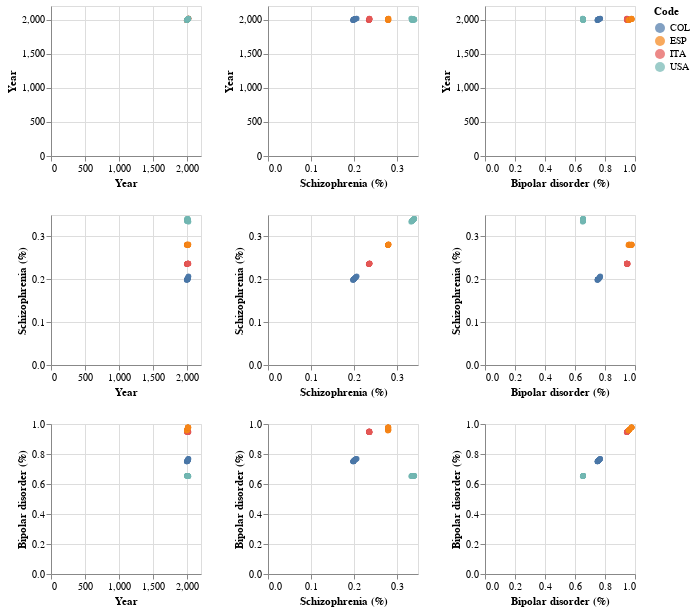

The cell this chart's notebook holds for it:
### Code cell
alt.Chart(df_mhd_countries).mark_circle().encode(
    alt.X(alt.repeat("column"), type='quantitative'),
    alt.Y(alt.repeat("row"), type='quantitative'),
    color='Code:N'
).properties(
    width=150,
    height=150
).repeat(
    row=['Year', 'Schizophrenia (%)', 'Bipolar disorder (%)'],
    column=['Year', 'Schizophrenia (%)', 'Bipolar disorder (%)']
)

### Figure 1 — Vega-Lite specification as saved in the notebook (floating-point values rounded to 4 significant figures)
{"config": {"view": {"continuousWidth": 400, "continuousHeight": 300}}, "repeat": {"column": ["Year", "Schizophrenia (%)", "Bipolar disorder (%)"], "row": ["Year", "Schizophrenia (%)", "Bipolar disorder (%)"]}, "spec": {"data": {"name": "data-537f72dcac7ca8baa048591827e8aeb2"}, "mark": "circle", "encoding": {"color": {"field": "Code", "type": "nominal"}, "x": {"field": {"repeat": "column"}, "type": "quantitative"}, "y": {"field": {"repeat": "row"}, "type": "quantitative"}}, "height": 150, "width": 150}, "$schema": "https://vega.github.io/schema/vega-lite/v4.17.0.json", "datasets": {"data-537f72dcac7ca8baa048591827e8aeb2": [{"Entity": "Colombia", "Code": "COL", "Year": 1990, "Schizophrenia (%)": 0.198, "Bipolar disorder (%)": 0.7492, "Eating disorders (%)": 0.2098, "Anxiety disorders (%)": 2.618, "Drug use disorders (%)": 0.9484, "Depression (%)": 2.268, "Alcohol use disorders (%)": 1.409}, {"Entity": "Colombia", "Code": "COL", "Year": 1991, "Schizophrenia (%)": 0.1985, "Bipolar disorder (%)": 0.7497, "Eating disorders (%)": 0.2108, "Anxiety disorders (%)": 2.618, "Drug use disorders (%)": 0.9449, "Depression (%)": 2.281, "Alcohol use disorders (%)": 1.426}, {"Entity": "Colombia", "Code": "COL", "Year": 1992, "Schizophrenia (%)": 0.199, "Bipolar disorder (%)": 0.7501, "Eating disorders (%)": 0.2116, "Anxiety disorders (%)": 2.62, "Drug use disorders (%)": 0.943, "Depression (%)": 2.293, "Alcohol use disorders (%)": 1.443}, {"Entity": "Colombia", "Code": "COL", "Year": 1993, "Schizophrenia (%)": 0.1993, "Bipolar disorder (%)": 0.7504, "Eating disorders (%)": 0.2124, "Anxiety disorders (%)": 2.622, "Drug use disorders (%)": 0.941, "Depression (%)": 2.305, "Alcohol use disorders (%)": 1.462}, {"Entity": "Colombia", "Code": "COL", "Year": 1994, "Schizophrenia (%)": 0.1996, "Bipolar disorder (%)": 0.7508, "Eating disorders (%)": 0.2132, "Anxiety disorders (%)": 2.624, "Drug use disorders (%)": 0.9398, "Depression (%)": 2.316, "Alcohol use disorders (%)": 1.481}, {"Entity": "Colombia", "Code": "COL", "Year": 1995, "Schizophrenia (%)": 0.1998, "Bipolar disorder (%)": 0.7511, "Eating disorders (%)": 0.2142, "Anxiety disorders (%)": 2.627, "Drug use disorders (%)": 0.9388, "Depression (%)": 2.328, "Alcohol use disorders (%)": 1.5}, {"Entity": "Colombia", "Code": "COL", "Year": 1996, "Schizophrenia (%)": 0.1998, "Bipolar disorder (%)": 0.7513, "Eating disorders (%)": 0.2148, "Anxiety disorders (%)": 2.637, "Drug use disorders (%)": 0.9397, "Depression (%)": 2.339, "Alcohol use disorders (%)": 1.524}, {"Entity": "Colombia", "Code": "COL", "Year": 1997, "Schizophrenia (%)": 0.1996, "Bipolar disorder (%)": 0.7513, "Eating disorders (%)": 0.2152, "Anxiety disorders (%)": 2.657, "Drug use disorders (%)": 0.9401, "Depression (%)": 2.354, "Alcohol use disorders (%)": 1.553}, {"Entity": "Colombia", "Code": "COL", "Year": 1998, "Schizophrenia (%)": 0.1995, "Bipolar disorder (%)": 0.7513, "Eating disorders (%)": 0.216, "Anxiety disorders (%)": 2.681, "Drug use disorders (%)": 0.9423, "Depression (%)": 2.369, "Alcohol use disorders (%)": 1.582}, {"Entity": "Colombia", "Code": "COL", "Year": 1999, "Schizophrenia (%)": 0.1993, "Bipolar disorder (%)": 0.7514, "Eating disorders (%)": 0.2163, "Anxiety disorders (%)": 2.701, "Drug use disorders (%)": 0.9454, "Depression (%)": 2.384, "Alcohol use disorders (%)": 1.605}, {"Entity": "Colombia", "Code": "COL", "Year": 2000, "Schizophrenia (%)": 0.1993, "Bipolar disorder (%)": 0.7517, "Eating disorders (%)": 0.217, "Anxiety disorders (%)": 2.71, "Drug use disorders (%)": 0.9489, "Depression (%)": 2.395, "Alcohol use disorders (%)": 1.617}, {"Entity": "Colombia", "Code": "COL", "Year": 2001, "Schizophrenia (%)": 0.1995, "Bipolar disorder (%)": 0.7523, "Eating disorders (%)": 0.2173, "Anxiety disorders (%)": 2.713, "Drug use disorders (%)": 0.958, "Depression (%)": 2.405, "Alcohol use disorders (%)": 1.618}, {"Entity": "Colombia", "Code": "COL", "Year": 2002, "Schizophrenia (%)": 0.1996, "Bipolar disorder (%)": 0.7529, "Eating disorders (%)": 0.2185, "Anxiety disorders (%)": 2.716, "Drug use disorders (%)": 0.9756, "Depression (%)": 2.412, "Alcohol use disorders (%)": 1.614}, {"Entity": "Colombia", "Code": "COL", "Year": 2003, "Schizophrenia (%)": 0.1999, "Bipolar disorder (%)": 0.7536, "Eating disorders (%)": 0.2194, "Anxiety disorders (%)": 2.719, "Drug use disorders (%)": 0.9963, "Depression (%)": 2.421, "Alcohol use disorders (%)": 1.608}, {"Entity": "Colombia", "Code": "COL", "Year": 2004, "Schizophrenia (%)": 0.2001, "Bipolar disorder (%)": 0.7543, "Eating disorders (%)": 0.2206, "Anxiety disorders (%)": 2.722, "Drug use disorders (%)": 1.017, "Depression (%)": 2.426, "Alcohol use disorders (%)": 1.603}, {"Entity": "Colombia", "Code": "COL", "Year": 2005, "Schizophrenia (%)": 0.2004, "Bipolar disorder (%)": 0.7551, "Eating disorders (%)": 0.2218, "Anxiety disorders (%)": 2.725, "Drug use disorders (%)": 1.034, "Depression (%)": 2.429, "Alcohol use disorders (%)": 1.602}, {"Entity": "Colombia", "Code": "COL", "Year": 2006, "Schizophrenia (%)": 0.2007, "Bipolar disorder (%)": 0.7562, "Eating disorders (%)": 0.2232, "Anxiety disorders (%)": 2.707, "Drug use disorders (%)": 1.049, "Depression (%)": 2.411, "Alcohol use disorders (%)": 1.619}, {"Entity": "Colombia", "Code": "COL", "Year": 2007, "Schizophrenia (%)": 0.2013, "Bipolar disorder (%)": 0.7579, "Eating disorders (%)": 0.2257, "Anxiety disorders (%)": 2.66, "Drug use disorders (%)": 1.068, "Depression (%)": 2.366, "Alcohol use disorders (%)": 1.654}, {"Entity": "Colombia", "Code": "COL", "Year": 2008, "Schizophrenia (%)": 0.2019, "Bipolar disorder (%)": 0.7598, "Eating disorders (%)": 0.2285, "Anxiety disorders (%)": 2.603, "Drug use disorders (%)": 1.087, "Depression (%)": 2.308, "Alcohol use disorders (%)": 1.696}, {"Entity": "Colombia", "Code": "COL", "Year": 2009, "Schizophrenia (%)": 0.2026, "Bipolar disorder (%)": 0.7616, "Eating disorders (%)": 0.2316, "Anxiety disorders (%)": 2.553, "Drug use disorders (%)": 1.102, "Depression (%)": 2.257, "Alcohol use disorders (%)": 1.731}, {"Entity": "Colombia", "Code": "COL", "Year": 2010, "Schizophrenia (%)": 0.2031, "Bipolar disorder (%)": 0.7629, "Eating disorders (%)": 0.235, "Anxiety disorders (%)": 2.529, "Drug use disorders (%)": 1.111, "Depression (%)": 2.229, "Alcohol use disorders (%)": 1.749}, {"Entity": "Colombia", "Code": "COL", "Year": 2011, "Schizophrenia (%)": 0.2036, "Bipolar disorder (%)": 0.7638, "Eating disorders (%)": 0.2379, "Anxiety disorders (%)": 2.523, "Drug use disorders (%)": 1.111, "Depression (%)": 2.219, "Alcohol use disorders (%)": 1.752}, {"Entity": "Colombia", "Code": "COL", "Year": 2012, "Schizophrenia (%)": 0.2041, "Bipolar disorder (%)": 0.7647, "Eating disorders (%)": 0.2411, "Anxiety disorders (%)": 2.519, "Drug use disorders (%)": 1.111, "Depression (%)": 2.211, "Alcohol use disorders (%)": 1.755}, {"Entity": "Colombia", "Code": "COL", "Year": 2013, "Schizophrenia (%)": 0.2046, "Bipolar disorder (%)": 0.7656, "Eating disorders (%)": 0.2447, "Anxiety disorders (%)": 2.516, "Drug use disorders (%)": 1.11, "Depression (%)": 2.204, "Alcohol use disorders (%)": 1.758}, {"Entity": "Colombia", "Code": "COL", "Year": 2014, "Schizophrenia (%)": 0.2052, "Bipolar disorder (%)": 0.7665, "Eating disorders (%)": 0.2486, "Anxiety disorders (%)": 2.514, "Drug use disorders (%)": 1.106, "Depression (%)": 2.198, "Alcohol use disorders (%)": 1.76}, {"Entity": "Colombia", "Code": "COL", "Year": 2015, "Schizophrenia (%)": 0.2059, "Bipolar disorder (%)": 0.7674, "Eating disorders (%)": 0.2521, "Anxiety disorders (%)": 2.513, "Drug use disorders (%)": 1.098, "Depression (%)": 2.195, "Alcohol use disorders (%)": 1.761}, {"Entity": "Colombia", "Code": "COL", "Year": 2016, "Schizophrenia (%)": 0.2065, "Bipolar disorder (%)": 0.7682, "Eating disorders (%)": 0.256, "Anxiety disorders (%)": 2.513, "Drug use disorders (%)": 1.087, "Depression (%)": 2.194, "Alcohol use disorders (%)": 1.76}, {"Entity": "Colombia", "Code": "COL", "Year": 2017, "Schizophrenia (%)": 0.2072, "Bipolar disorder (%)": 0.7689, "Eating disorders (%)": 0.2603, "Anxiety disorders (%)": 2.515, "Drug use disorders (%)": 1.076, "Depression (%)": 2.196, "Alcohol use disorders (%)": 1.759}, {"Entity": "Italy", "Code": "ITA", "Year": 1990, "Schizophrenia (%)": 0.2349, "Bipolar disorder (%)": 0.9461, "Eating disorders (%)": 0.5857, "Anxiety disorders (%)": 5.728, "Drug use disorders (%)": 1.247, "Depression (%)": 3.782, "Alcohol use disorders (%)": 0.4584}, {"Entity": "Italy", "Code": "ITA", "Year": 1991, "Schizophrenia (%)": 0.2352, "Bipolar disorder (%)": 0.9471, "Eating disorders (%)": 0.5892, "Anxiety disorders (%)": 5.691, "Drug use disorders (%)": 1.25, "Depression (%)": 3.715, "Alcohol use disorders (%)": 0.455}, {"Entity": "Italy", "Code": "ITA", "Year": 1992, "Schizophrenia (%)": 0.2354, "Bipolar disorder (%)": 0.948, "Eating disorders (%)": 0.593, "Anxiety disorders (%)": 5.652, "Drug use disorders (%)": 1.256, "Depression (%)": 3.652, "Alcohol use disorders (%)": 0.4519}, {"Entity": "Italy", "Code": "ITA", "Year": 1993, "Schizophrenia (%)": 0.2356, "Bipolar disorder (%)": 0.9487, "Eating disorders (%)": 0.5974, "Anxiety disorders (%)": 5.612, "Drug use disorders (%)": 1.264, "Depression (%)": 3.597, "Alcohol use disorders (%)": 0.4494}, {"Entity": "Italy", "Code": "ITA", "Year": 1994, "Schizophrenia (%)": 0.2358, "Bipolar disorder (%)": 0.9493, "Eating disorders (%)": 0.6008, "Anxiety disorders (%)": 5.572, "Drug use disorders (%)": 1.273, "Depression (%)": 3.556, "Alcohol use disorders (%)": 0.4477}, {"Entity": "Italy", "Code": "ITA", "Year": 1995, "Schizophrenia (%)": 0.2359, "Bipolar disorder (%)": 0.9496, "Eating disorders (%)": 0.6045, "Anxiety disorders (%)": 5.533, "Drug use disorders (%)": 1.281, "Depression (%)": 3.53, "Alcohol use disorders (%)": 0.4469}, {"Entity": "Italy", "Code": "ITA", "Year": 1996, "Schizophrenia (%)": 0.236, "Bipolar disorder (%)": 0.9499, "Eating disorders (%)": 0.6067, "Anxiety disorders (%)": 5.483, "Drug use disorders (%)": 1.3, "Depression (%)": 3.515, "Alcohol use disorders (%)": 0.4471}, {"Entity": "Italy", "Code": "ITA", "Year": 1997, "Schizophrenia (%)": 0.2361, "Bipolar disorder (%)": 0.9502, "Eating disorders (%)": 0.6109, "Anxiety disorders (%)": 5.421, "Drug use disorders (%)": 1.328, "Depression (%)": 3.499, "Alcohol use disorders (%)": 0.4477}, {"Entity": "Italy", "Code": "ITA", "Year": 1998, "Schizophrenia (%)": 0.2362, "Bipolar disorder (%)": 0.9505, "Eating disorders (%)": 0.6151, "Anxiety disorders (%)": 5.361, "Drug use disorders (%)": 1.361, "Depression (%)": 3.481, "Alcohol use disorders (%)": 0.4486}, {"Entity": "Italy", "Code": "ITA", "Year": 1999, "Schizophrenia (%)": 0.2363, "Bipolar disorder (%)": 0.9508, "Eating disorders (%)": 0.6198, "Anxiety disorders (%)": 5.314, "Drug use disorders (%)": 1.39, "Depression (%)": 3.466, "Alcohol use disorders (%)": 0.4494}, {"Entity": "Italy", "Code": "ITA", "Year": 2000, "Schizophrenia (%)": 0.2364, "Bipolar disorder (%)": 0.9511, "Eating disorders (%)": 0.6236, "Anxiety disorders (%)": 5.294, "Drug use disorders (%)": 1.406, "Depression (%)": 3.459, "Alcohol use disorders (%)": 0.4499}, {"Entity": "Italy", "Code": "ITA", "Year": 2001, "Schizophrenia (%)": 0.2364, "Bipolar disorder (%)": 0.9506, "Eating disorders (%)": 0.6271, "Anxiety disorders (%)": 5.298, "Drug use disorders (%)": 1.418, "Depression (%)": 3.45, "Alcohol use disorders (%)": 0.4502}, {"Entity": "Italy", "Code": "ITA", "Year": 2002, "Schizophrenia (%)": 0.2365, "Bipolar disorder (%)": 0.949, "Eating disorders (%)": 0.6308, "Anxiety disorders (%)": 5.312, "Drug use disorders (%)": 1.438, "Depression (%)": 3.436, "Alcohol use disorders (%)": 0.4504}, {"Entity": "Italy", "Code": "ITA", "Year": 2003, "Schizophrenia (%)": 0.2365, "Bipolar disorder (%)": 0.9471, "Eating disorders (%)": 0.6341, "Anxiety disorders (%)": 5.331, "Drug use disorders (%)": 1.459, "Depression (%)": 3.419, "Alcohol use disorders (%)": 0.4506}, {"Entity": "Italy", "Code": "ITA", "Year": 2004, "Schizophrenia (%)": 0.2365, "Bipolar disorder (%)": 0.9453, "Eating disorders (%)": 0.6364, "Anxiety disorders (%)": 5.351, "Drug use disorders (%)": 1.475, "Depression (%)": 3.403, "Alcohol use disorders (%)": 0.4509}, {"Entity": "Italy", "Code": "ITA", "Year": 2005, "Schizophrenia (%)": 0.2365, "Bipolar disorder (%)": 0.9446, "Eating disorders (%)": 0.6381, "Anxiety disorders (%)": 5.367, "Drug use disorders (%)": 1.476, "Depression (%)": 3.392, "Alcohol use disorders (%)": 0.4514}, {"Entity": "Italy", "Code": "ITA", "Year": 2006, "Schizophrenia (%)": 0.2366, "Bipolar disorder (%)": 0.9447, "Eating disorders (%)": 0.6358, "Anxiety disorders (%)": 5.404, "Drug use disorders (%)": 1.462, "Depression (%)": 3.393, "Alcohol use disorders (%)": 0.4534}, {"Entity": "Italy", "Code": "ITA", "Year": 2007, "Schizophrenia (%)": 0.2367, "Bipolar disorder (%)": 0.9451, "Eating disorders (%)": 0.6312, "Anxiety disorders (%)": 5.47, "Drug use disorders (%)": 1.437, "Depression (%)": 3.409, "Alcohol use disorders (%)": 0.4574}, {"Entity": "Italy", "Code": "ITA", "Year": 2008, "Schizophrenia (%)": 0.2369, "Bipolar disorder (%)": 0.9456, "Eating disorders (%)": 0.6256, "Anxiety disorders (%)": 5.545, "Drug use disorders (%)": 1.408, "Depression (%)": 3.431, "Alcohol use disorders (%)": 0.4619}, {"Entity": "Italy", "Code": "ITA", "Year": 2009, "Schizophrenia (%)": 0.237, "Bipolar disorder (%)": 0.946, "Eating disorders (%)": 0.6211, "Anxiety disorders (%)": 5.607, "Drug use disorders (%)": 1.378, "Depression (%)": 3.448, "Alcohol use disorders (%)": 0.4657}, {"Entity": "Italy", "Code": "ITA", "Year": 2010, "Schizophrenia (%)": 0.237, "Bipolar disorder (%)": 0.9463, "Eating disorders (%)": 0.6202, "Anxiety disorders (%)": 5.632, "Drug use disorders (%)": 1.355, "Depression (%)": 3.456, "Alcohol use disorders (%)": 0.4672}, {"Entity": "Italy", "Code": "ITA", "Year": 2011, "Schizophrenia (%)": 0.237, "Bipolar disorder (%)": 0.9463, "Eating disorders (%)": 0.6202, "Anxiety disorders (%)": 5.632, "Drug use disorders (%)": 1.335, "Depression (%)": 3.455, "Alcohol use disorders (%)": 0.4672}, {"Entity": "Italy", "Code": "ITA", "Year": 2012, "Schizophrenia (%)": 0.2369, "Bipolar disorder (%)": 0.9465, "Eating disorders (%)": 0.6208, "Anxiety disorders (%)": 5.632, "Drug use disorders (%)": 1.31, "Depression (%)": 3.455, "Alcohol use disorders (%)": 0.4671}, {"Entity": "Italy", "Code": "ITA", "Year": 2013, "Schizophrenia (%)": 0.2368, "Bipolar disorder (%)": 0.9466, "Eating disorders (%)": 0.6214, "Anxiety disorders (%)": 5.632, "Drug use disorders (%)": 1.283, "Depression (%)": 3.455, "Alcohol use disorders (%)": 0.4669}, {"Entity": "Italy", "Code": "ITA", "Year": 2014, "Schizophrenia (%)": 0.2367, "Bipolar disorder (%)": 0.9466, "Eating disorders (%)": 0.6223, "Anxiety disorders (%)": 5.632, "Drug use disorders (%)": 1.253, "Depression (%)": 3.457, "Alcohol use disorders (%)": 0.4665}, {"Entity": "Italy", "Code": "ITA", "Year": 2015, "Schizophrenia (%)": 0.2365, "Bipolar disorder (%)": 0.9465, "Eating disorders (%)": 0.6239, "Anxiety disorders (%)": 5.63, "Drug use disorders (%)": 1.219, "Depression (%)": 3.459, "Alcohol use disorders (%)": 0.4657}, {"Entity": "Italy", "Code": "ITA", "Year": 2016, "Schizophrenia (%)": 0.2364, "Bipolar disorder (%)": 0.9464, "Eating disorders (%)": 0.625, "Anxiety disorders (%)": 5.628, "Drug use disorders (%)": 1.185, "Depression (%)": 3.46, "Alcohol use disorders (%)": 0.4646}, {"Entity": "Italy", "Code": "ITA", "Year": 2017, "Schizophrenia (%)": 0.2362, "Bipolar disorder (%)": 0.9463, "Eating disorders (%)": 0.6268, "Anxiety disorders (%)": 5.626, "Drug use disorders (%)": 1.148, "Depression (%)": 3.464, "Alcohol use disorders (%)": 0.4629}, {"Entity": "Spain", "Code": "ESP", "Year": 1990, "Schizophrenia (%)": 0.2795, "Bipolar disorder (%)": 0.9556, "Eating disorders (%)": 0.5744, "Anxiety disorders (%)": 5.071, "Drug use disorders (%)": 1.164, "Depression (%)": 3.858, "Alcohol use disorders (%)": 0.822}, {"Entity": "Spain", "Code": "ESP", "Year": 1991, "Schizophrenia (%)": 0.28, "Bipolar disorder (%)": 0.9569, "Eating disorders (%)": 0.5824, "Anxiety disorders (%)": 5.078, "Drug use disorders (%)": 1.161, "Depression (%)": 3.79, "Alcohol use disorders (%)": 0.8203}, {"Entity": "Spain", "Code": "ESP", "Year": 1992, "Schizophrenia (%)": 0.2803, "Bipolar disorder (%)": 0.9581, "Eating disorders (%)": 0.5903, "Anxiety disorders (%)": 5.084, "Drug use disorders (%)": 1.164, "Depression (%)": 3.725, "Alcohol use disorders (%)": 0.8192}, {"Entity": "Spain", "Code": "ESP", "Year": 1993, "Schizophrenia (%)": 0.2807, "Bipolar disorder (%)": 0.9592, "Eating disorders (%)": 0.5979, "Anxiety disorders (%)": 5.089, "Drug use disorders (%)": 1.168, "Depression (%)": 3.67, "Alcohol use disorders (%)": 0.8187}, {"Entity": "Spain", "Code": "ESP", "Year": 1994, "Schizophrenia (%)": 0.2809, "Bipolar disorder (%)": 0.9601, "Eating disorders (%)": 0.6045, "Anxiety disorders (%)": 5.093, "Drug use disorders (%)": 1.175, "Depression (%)": 3.632, "Alcohol use disorders (%)": 0.8189}, {"Entity": "Spain", "Code": "ESP", "Year": 1995, "Schizophrenia (%)": 0.2812, "Bipolar disorder (%)": 0.9609, "Eating disorders (%)": 0.611, "Anxiety disorders (%)": 5.097, "Drug use disorders (%)": 1.182, "Depression (%)": 3.614, "Alcohol use disorders (%)": 0.8196}, {"Entity": "Spain", "Code": "ESP", "Year": 1996, "Schizophrenia (%)": 0.2813, "Bipolar disorder (%)": 0.9611, "Eating disorders (%)": 0.6166, "Anxiety disorders (%)": 5.088, "Drug use disorders (%)": 1.198, "Depression (%)": 3.596, "Alcohol use disorders (%)": 0.8217}, {"Entity": "Spain", "Code": "ESP", "Year": 1997, "Schizophrenia (%)": 0.2811, "Bipolar disorder (%)": 0.9606, "Eating disorders (%)": 0.6226, "Anxiety disorders (%)": 5.063, "Drug use disorders (%)": 1.23, "Depression (%)": 3.563, "Alcohol use disorders (%)": 0.8251}, {"Entity": "Spain", "Code": "ESP", "Year": 1998, "Schizophrenia (%)": 0.2809, "Bipolar disorder (%)": 0.9598, "Eating disorders (%)": 0.6287, "Anxiety disorders (%)": 5.031, "Drug use disorders (%)": 1.27, "Depression (%)": 3.526, "Alcohol use disorders (%)": 0.829}, {"Entity": "Spain", "Code": "ESP", "Year": 1999, "Schizophrenia (%)": 0.2807, "Bipolar disorder (%)": 0.9589, "Eating disorders (%)": 0.6352, "Anxiety disorders (%)": 5.002, "Drug use disorders (%)": 1.309, "Depression (%)": 3.49, "Alcohol use disorders (%)": 0.8325}, {"Entity": "Spain", "Code": "ESP", "Year": 2000, "Schizophrenia (%)": 0.2806, "Bipolar disorder (%)": 0.9582, "Eating disorders (%)": 0.6411, "Anxiety disorders (%)": 4.987, "Drug use disorders (%)": 1.338, "Depression (%)": 3.467, "Alcohol use disorders (%)": 0.8347}, {"Entity": "Spain", "Code": "ESP", "Year": 2001, "Schizophrenia (%)": 0.2806, "Bipolar disorder (%)": 0.9601, "Eating disorders (%)": 0.6463, "Anxiety disorders (%)": 4.988, "Drug use disorders (%)": 1.361, "Depression (%)": 3.448, "Alcohol use disorders (%)": 0.8357}, {"Entity": "Spain", "Code": "ESP", "Year": 2002, "Schizophrenia (%)": 0.2805, "Bipolar disorder (%)": 0.9651, "Eating disorders (%)": 0.6517, "Anxiety disorders (%)": 5.002, "Drug use disorders (%)": 1.384, "Depression (%)": 3.422, "Alcohol use disorders (%)": 0.8362}, {"Entity": "Spain", "Code": "ESP", "Year": 2003, "Schizophrenia (%)": 0.2805, "Bipolar disorder (%)": 0.9712, "Eating disorders (%)": 0.6578, "Anxiety disorders (%)": 5.024, "Drug use disorders (%)": 1.403, "Depression (%)": 3.396, "Alcohol use disorders (%)": 0.8366}, {"Entity": "Spain", "Code": "ESP", "Year": 2004, "Schizophrenia (%)": 0.2805, "Bipolar disorder (%)": 0.9763, "Eating disorders (%)": 0.6643, "Anxiety disorders (%)": 5.051, "Drug use disorders (%)": 1.419, "Depression (%)": 3.373, "Alcohol use disorders (%)": 0.8373}, {"Entity": "Spain", "Code": "ESP", "Year": 2005, "Schizophrenia (%)": 0.2805, "Bipolar disorder (%)": 0.9782, "Eating disorders (%)": 0.6705, "Anxiety disorders (%)": 5.076, "Drug use disorders (%)": 1.428, "Depression (%)": 3.359, "Alcohol use disorders (%)": 0.8387}, {"Entity": "Spain", "Code": "ESP", "Year": 2006, "Schizophrenia (%)": 0.2804, "Bipolar disorder (%)": 0.9778, "Eating disorders (%)": 0.6794, "Anxiety disorders (%)": 5.111, "Drug use disorders (%)": 1.429, "Depression (%)": 3.363, "Alcohol use disorders (%)": 0.8469}, {"Entity": "Spain", "Code": "ESP", "Year": 2007, "Schizophrenia (%)": 0.2803, "Bipolar disorder (%)": 0.9773, "Eating disorders (%)": 0.6909, "Anxiety disorders (%)": 5.161, "Drug use disorders (%)": 1.423, "Depression (%)": 3.387, "Alcohol use disorders (%)": 0.8635}, {"Entity": "Spain", "Code": "ESP", "Year": 2008, "Schizophrenia (%)": 0.2801, "Bipolar disorder (%)": 0.9769, "Eating disorders (%)": 0.7027, "Anxiety disorders (%)": 5.213, "Drug use disorders (%)": 1.415, "Depression (%)": 3.416, "Alcohol use disorders (%)": 0.8826}, {"Entity": "Spain", "Code": "ESP", "Year": 2009, "Schizophrenia (%)": 0.28, "Bipolar disorder (%)": 0.9767, "Eating disorders (%)": 0.7129, "Anxiety disorders (%)": 5.254, "Drug use disorders (%)": 1.408, "Depression (%)": 3.441, "Alcohol use disorders (%)": 0.8982}, {"Entity": "Spain", "Code": "ESP", "Year": 2010, "Schizophrenia (%)": 0.28, "Bipolar disorder (%)": 0.9766, "Eating disorders (%)": 0.7195, "Anxiety disorders (%)": 5.271, "Drug use disorders (%)": 1.409, "Depression (%)": 3.455, "Alcohol use disorders (%)": 0.9042}, {"Entity": "Spain", "Code": "ESP", "Year": 2011, "Schizophrenia (%)": 0.28, "Bipolar disorder (%)": 0.9766, "Eating disorders (%)": 0.7238, "Anxiety disorders (%)": 5.272, "Drug use disorders (%)": 1.412, "Depression (%)": 3.461, "Alcohol use disorders (%)": 0.9034}, {"Entity": "Spain", "Code": "ESP", "Year": 2012, "Schizophrenia (%)": 0.2801, "Bipolar disorder (%)": 0.9766, "Eating disorders (%)": 0.7265, "Anxiety disorders (%)": 5.274, "Drug use disorders (%)": 1.418, "Depression (%)": 3.471, "Alcohol use disorders (%)": 0.9022}, {"Entity": "Spain", "Code": "ESP", "Year": 2013, "Schizophrenia (%)": 0.2803, "Bipolar disorder (%)": 0.9767, "Eating disorders (%)": 0.7293, "Anxiety disorders (%)": 5.276, "Drug use disorders (%)": 1.426, "Depression (%)": 3.481, "Alcohol use disorders (%)": 0.9005}, {"Entity": "Spain", "Code": "ESP", "Year": 2014, "Schizophrenia (%)": 0.2805, "Bipolar disorder (%)": 0.9767, "Eating disorders (%)": 0.7322, "Anxiety disorders (%)": 5.277, "Drug use disorders (%)": 1.435, "Depression (%)": 3.492, "Alcohol use disorders (%)": 0.8983}, {"Entity": "Spain", "Code": "ESP", "Year": 2015, "Schizophrenia (%)": 0.2808, "Bipolar disorder (%)": 0.9768, "Eating disorders (%)": 0.7334, "Anxiety disorders (%)": 5.278, "Drug use disorders (%)": 1.447, "Depression (%)": 3.507, "Alcohol use disorders (%)": 0.8951}, {"Entity": "Spain", "Code": "ESP", "Year": 2016, "Schizophrenia (%)": 0.2811, "Bipolar disorder (%)": 0.9768, "Eating disorders (%)": 0.7334, "Anxiety disorders (%)": 5.279, "Drug use disorders (%)": 1.457, "Depression (%)": 3.523, "Alcohol use disorders (%)": 0.8908}, {"Entity": "Spain", "Code": "ESP", "Year": 2017, "Schizophrenia (%)": 0.2815, "Bipolar disorder (%)": 0.9769, "Eating disorders (%)": 0.7306, "Anxiety disorders (%)": 5.28, "Drug use disorders (%)": 1.469, "Depression (%)": 3.538, "Alcohol use disorders (%)": 0.885}, {"Entity": "United States", "Code": "USA", "Year": 1990, "Schizophrenia (%)": 0.3409, "Bipolar disorder (%)": 0.6537, "Eating disorders (%)": 0.4687, "Anxiety disorders (%)": 6.577, "Drug use disorders (%)": 2.368, "Depression (%)": 4.678, "Alcohol use disorders (%)": 2.174}, {"Entity": "United States", "Code": "USA", "Year": 1991, "Schizophrenia (%)": 0.3389, "Bipolar disorder (%)": 0.654, "Eating disorders (%)": 0.4736, "Anxiety disorders (%)": 6.553, "Drug use disorders (%)": 2.345, "Depression (%)": 4.661, "Alcohol use disorders (%)": 2.139}, {"Entity": "United States", "Code": "USA", "Year": 1992, "Schizophrenia (%)": 0.3373, "Bipolar disorder (%)": 0.6542, "Eating disorders (%)": 0.4786, "Anxiety disorders (%)": 6.536, "Drug use disorders (%)": 2.34, "Depression (%)": 4.652, "Alcohol use disorders (%)": 2.108}, {"Entity": "United States", "Code": "USA", "Year": 1993, "Schizophrenia (%)": 0.3362, "Bipolar disorder (%)": 0.6544, "Eating disorders (%)": 0.4835, "Anxiety disorders (%)": 6.526, "Drug use disorders (%)": 2.347, "Depression (%)": 4.649, "Alcohol use disorders (%)": 2.081}, {"Entity": "United States", "Code": "USA", "Year": 1994, "Schizophrenia (%)": 0.3355, "Bipolar disorder (%)": 0.6546, "Eating disorders (%)": 0.4882, "Anxiety disorders (%)": 6.522, "Drug use disorders (%)": 2.366, "Depression (%)": 4.649, "Alcohol use disorders (%)": 2.059}, {"Entity": "United States", "Code": "USA", "Year": 1995, "Schizophrenia (%)": 0.3354, "Bipolar disorder (%)": 0.6547, "Eating disorders (%)": 0.4924, "Anxiety disorders (%)": 6.526, "Drug use disorders (%)": 2.393, "Depression (%)": 4.651, "Alcohol use disorders (%)": 2.043}, {"Entity": "United States", "Code": "USA", "Year": 1996, "Schizophrenia (%)": 0.3358, "Bipolar disorder (%)": 0.6547, "Eating disorders (%)": 0.4968, "Anxiety disorders (%)": 6.578, "Drug use disorders (%)": 2.456, "Depression (%)": 4.663, "Alcohol use disorders (%)": 2.034}, {"Entity": "United States", "Code": "USA", "Year": 1997, "Schizophrenia (%)": 0.3368, "Bipolar disorder (%)": 0.6547, "Eating disorders (%)": 0.5016, "Anxiety disorders (%)": 6.689, "Drug use disorders (%)": 2.565, "Depression (%)": 4.689, "Alcohol use disorders (%)": 2.031}, {"Entity": "United States", "Code": "USA", "Year": 1998, "Schizophrenia (%)": 0.3381, "Bipolar disorder (%)": 0.6547, "Eating disorders (%)": 0.5065, "Anxiety disorders (%)": 6.818, "Drug use disorders (%)": 2.689, "Depression (%)": 4.721, "Alcohol use disorders (%)": 2.031}, {"Entity": "United States", "Code": "USA", "Year": 1999, "Schizophrenia (%)": 0.3394, "Bipolar disorder (%)": 0.6546, "Eating disorders (%)": 0.5111, "Anxiety disorders (%)": 6.926, "Drug use disorders (%)": 2.801, "Depression (%)": 4.75, "Alcohol use disorders (%)": 2.034}, {"Entity": "United States", "Code": "USA", "Year": 2000, "Schizophrenia (%)": 0.3405, "Bipolar disorder (%)": 0.6544, "Eating disorders (%)": 0.5149, "Anxiety disorders (%)": 6.972, "Drug use disorders (%)": 2.869, "Depression (%)": 4.767, "Alcohol use disorders (%)": 2.038}, {"Entity": "United States", "Code": "USA", "Year": 2001, "Schizophrenia (%)": 0.3412, "Bipolar disorder (%)": 0.6544, "Eating disorders (%)": 0.5183, "Anxiety disorders (%)": 6.972, "Drug use disorders (%)": 2.906, "Depression (%)": 4.774, "Alcohol use disorders (%)": 2.044}, {"Entity": "United States", "Code": "USA", "Year": 2002, "Schizophrenia (%)": 0.3415, "Bipolar disorder (%)": 0.6543, "Eating disorders (%)": 0.5222, "Anxiety disorders (%)": 6.972, "Drug use disorders (%)": 2.936, "Depression (%)": 4.778, "Alcohol use disorders (%)": 2.051}, {"Entity": "United States", "Code": "USA", "Year": 2003, "Schizophrenia (%)": 0.3415, "Bipolar disorder (%)": 0.6543, "Eating disorders (%)": 0.5261, "Anxiety disorders (%)": 6.971, "Drug use disorders (%)": 2.963, "Depression (%)": 4.782, "Alcohol use disorders (%)": 2.06}, {"Entity": "United States", "Code": "USA", "Year": 2004, "Schizophrenia (%)": 0.3415, "Bipolar disorder (%)": 0.6543, "Eating disorders (%)": 0.5293, "Anxiety disorders (%)": 6.969, "Drug use disorders (%)": 2.983, "Depression (%)": 4.785, "Alcohol use disorders (%)": 2.067}, {"Entity": "United States", "Code": "USA", "Year": 2005, "Schizophrenia (%)": 0.3414, "Bipolar disorder (%)": 0.6542, "Eating disorders (%)": 0.5312, "Anxiety disorders (%)": 6.965, "Drug use disorders (%)": 2.999, "Depression (%)": 4.791, "Alcohol use disorders (%)": 2.07}, {"Entity": "United States", "Code": "USA", "Year": 2006, "Schizophrenia (%)": 0.341, "Bipolar disorder (%)": 0.6541, "Eating disorders (%)": 0.5322, "Anxiety disorders (%)": 6.937, "Drug use disorders (%)": 3.001, "Depression (%)": 4.793, "Alcohol use disorders (%)": 2.063}, {"Entity": "United States", "Code": "USA", "Year": 2007, "Schizophrenia (%)": 0.3401, "Bipolar disorder (%)": 0.6539, "Eating disorders (%)": 0.5331, "Anxiety disorders (%)": 6.875, "Drug use disorders (%)": 2.989, "Depression (%)": 4.787, "Alcohol use disorders (%)": 2.046}, {"Entity": "United States", "Code": "USA", "Year": 2008, "Schizophrenia (%)": 0.3389, "Bipolar disorder (%)": 0.6537, "Eating disorders (%)": 0.5338, "Anxiety disorders (%)": 6.802, "Drug use disorders (%)": 2.974, "Depression (%)": 4.776, "Alcohol use disorders (%)": 2.024}, {"Entity": "United States", "Code": "USA", "Year": 2009, "Schizophrenia (%)": 0.3379, "Bipolar disorder (%)": 0.6535, "Eating disorders (%)": 0.5342, "Anxiety disorders (%)": 6.738, "Drug use disorders (%)": 2.967, "Depression (%)": 4.766, "Alcohol use disorders (%)": 2.006}, {"Entity": "United States", "Code": "USA", "Year": 2010, "Schizophrenia (%)": 0.3374, "Bipolar disorder (%)": 0.6532, "Eating disorders (%)": 0.5341, "Anxiety disorders (%)": 6.704, "Drug use disorders (%)": 2.977, "Depression (%)": 4.762, "Alcohol use disorders (%)": 1.998}, {"Entity": "United States", "Code": "USA", "Year": 2011, "Schizophrenia (%)": 0.3372, "Bipolar disorder (%)": 0.653, "Eating disorders (%)": 0.5332, "Anxiety disorders (%)": 6.693, "Drug use disorders (%)": 3.007, "Depression (%)": 4.762, "Alcohol use disorders (%)": 2.0}, {"Entity": "United States", "Code": "USA", "Year": 2012, "Schizophrenia (%)": 0.3369, "Bipolar disorder (%)": 0.6527, "Eating disorders (%)": 0.5315, "Anxiety disorders (%)": 6.682, "Drug use disorders (%)": 3.052, "Depression (%)": 4.765, "Alcohol use disorders (%)": 2.002}, {"Entity": "United States", "Code": "USA", "Year": 2013, "Schizophrenia (%)": 0.3364, "Bipolar disorder (%)": 0.6525, "Eating disorders (%)": 0.5289, "Anxiety disorders (%)": 6.671, "Drug use disorders (%)": 3.111, "Depression (%)": 4.772, "Alcohol use disorders (%)": 2.006}, {"Entity": "United States", "Code": "USA", "Year": 2014, "Schizophrenia (%)": 0.3359, "Bipolar disorder (%)": 0.6522, "Eating disorders (%)": 0.526, "Anxiety disorders (%)": 6.66, "Drug use disorders (%)": 3.181, "Depression (%)": 4.782, "Alcohol use disorders (%)": 2.011}, {"Entity": "United States", "Code": "USA", "Year": 2015, "Schizophrenia (%)": 0.3352, "Bipolar disorder (%)": 0.6519, "Eating disorders (%)": 0.5221, "Anxiety disorders (%)": 6.651, "Drug use disorders (%)": 3.263, "Depression (%)": 4.796, "Alcohol use disorders (%)": 2.019}, {"Entity": "United States", "Code": "USA", "Year": 2016, "Schizophrenia (%)": 0.3346, "Bipolar disorder (%)": 0.6516, "Eating disorders (%)": 0.5177, "Anxiety disorders (%)": 6.642, "Drug use disorders (%)": 3.353, "Depression (%)": 4.813, "Alcohol use disorders (%)": 2.028}, {"Entity": "United States", "Code": "USA", "Year": 2017, "Schizophrenia (%)": 0.3339, "Bipolar disorder (%)": 0.6512, "Eating disorders (%)": 0.5128, "Anxiety disorders (%)": 6.635, "Drug use disorders (%)": 3.452, "Depression (%)": 4.836, "Alcohol use disorders (%)": 2.04}]}}
